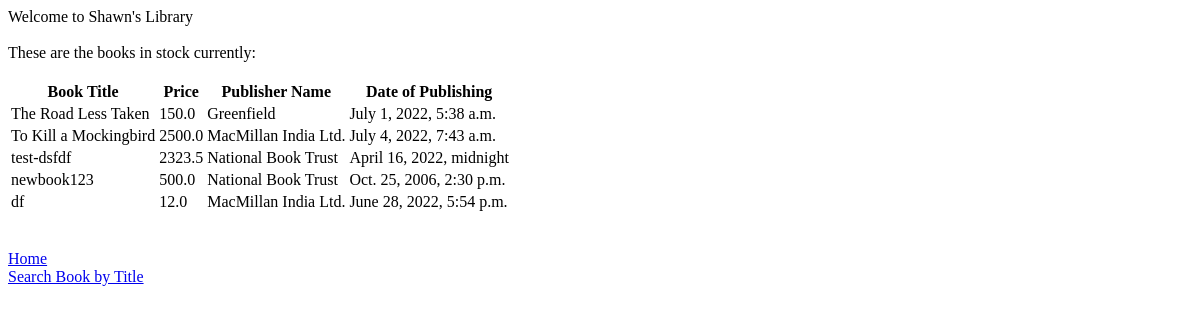
The page /get_books on the database as committed earlier.
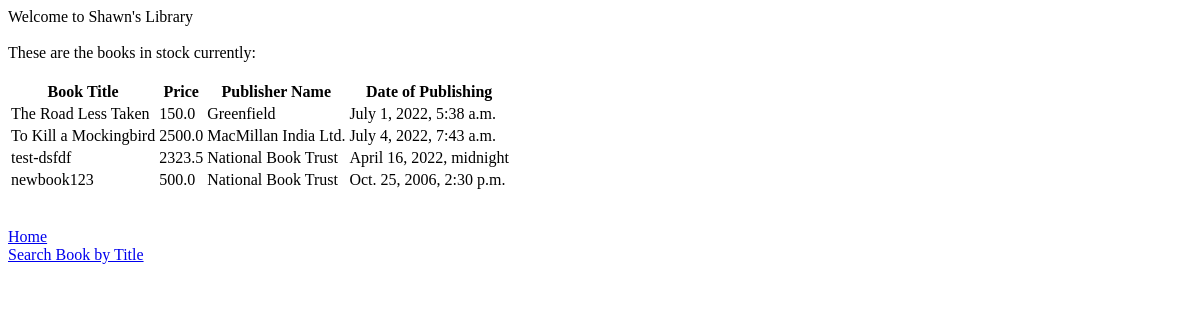
The same page on the database as committed later.
### myapp/models.py (models this page shows, shortened)
class Book(models.Model):
    title = models.CharField(max_length=200)
    price = models.FloatField(blank=True, null=True)
    pub_date = models.DateTimeField('date published')
    publisher = models.ForeignKey("Publisher", on_delete=models.CASCADE)

class Publisher(models.Model):
    publisher_name = models.CharField(max_length=200)
    location = models.CharField(max_length=200)
    def __str__(self):
       return self.publisher_name

### myapp/views.py (the view)
# urls.py: path("get_books", views.get_books, name="get_all_books"),
def get_books(request):
    try:
        books = Book.objects.all()
    except Book.DoesNotExist:
        return HttpResponse({ "status": "Error", "message": "No books available! Please add a new book and try again."})
    books = Book.objects.all()
    return render(request, "AllBooksTable.html", { 'books': books })

### templates/AllBooksTable.html (shortened to what this page needs)
<!DOCTYPE html>
<html>
<head>
</head>
<body>
    {% block content %}
        Welcome to Shawn's Library
        <br>
        <br>
        These are the books in stock currently:
        <br>
        <br>
        <table>
            <tr>
                <th>Book Title</th>
                <th>Price</th>
                <th>Publisher Name</th>
                <th>Date of Publishing</th>
            </tr>
            {% for book in books %}
                <tr>
                    <td>{{ book.title }}</td>
                    <td>{{ book.price }}</td>
                    <td>{{ book.publisher }}</td>
                    <td>{{ book.pub_date }}</td>
                </tr>
            {% endfor %}
        </table>
        <br>
        <br>
        <a href='http://{{ request.get_host }}'>Home</a>
        <br>
        <a href='http://{{ request.get_host }}/app/get_book'>Search Book by Title</a>
        <br>
    {% endblock %}
</body>
</html>

Rows that differ between the two databases and show on the page:
removed Book: title "df", price "12.0", publisher "MacMillan India Ltd.", pub_date "June 28, 2022, 5:54 p.m."
